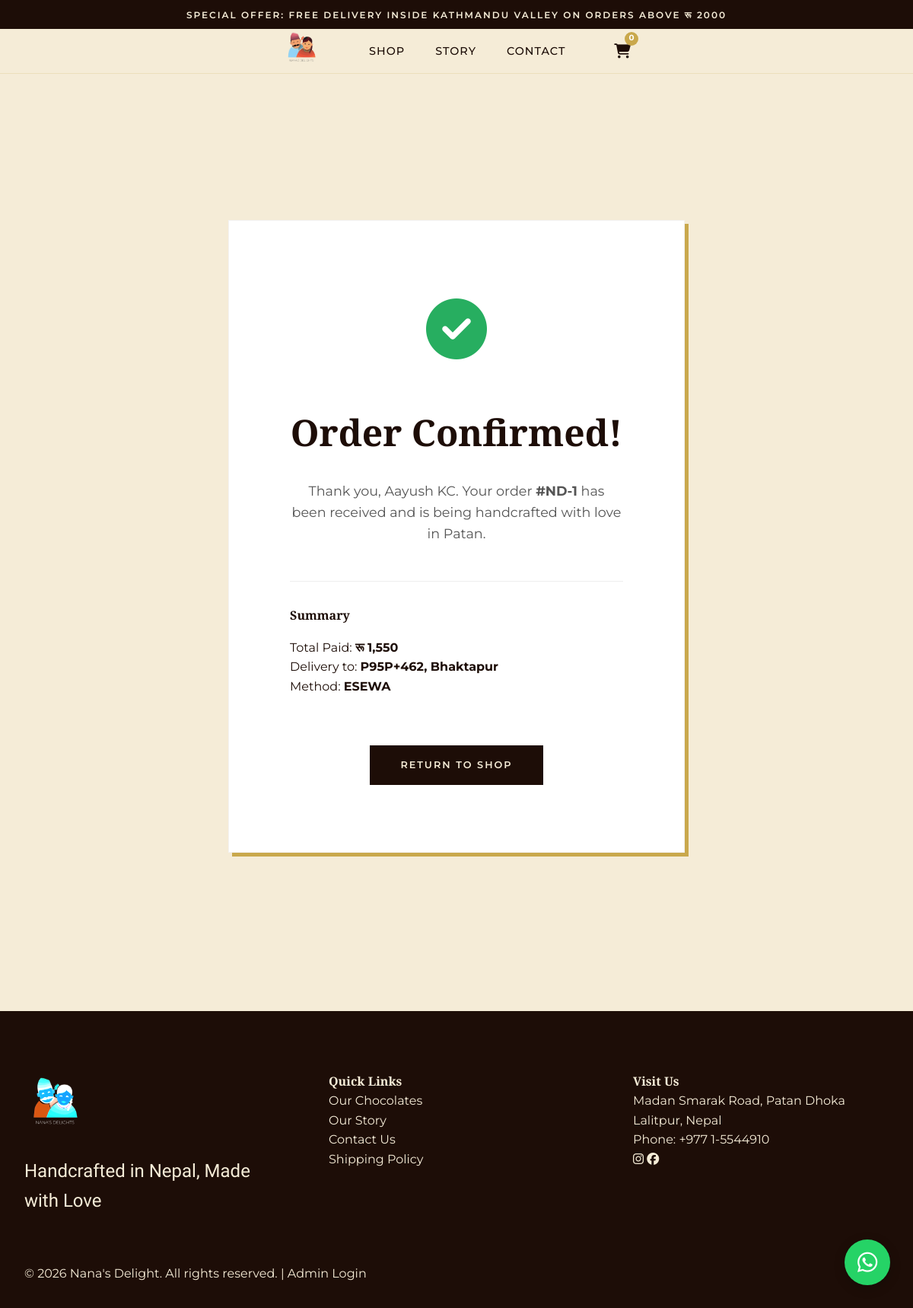
/order-success/1, run on the app's committed database.
### models/database.py (models this page shows)
class Order(db.Model):
    id = db.Column(db.Integer, primary_key=True)
    customer_name = db.Column(db.String(100), nullable=False)
    phone = db.Column(db.String(20), nullable=False)
    address = db.Column(db.String(200), nullable=False)
    city = db.Column(db.String(50), nullable=False)
    delivery_date = db.Column(db.String(50))
    total_amount = db.Column(db.Float, nullable=False)
    payment_method = db.Column(db.String(50), nullable=False)
    status = db.Column(db.String(50), default='Pending')  # Pending, Confirmed, Out for Delivery, Delivered
    created_at = db.Column(db.DateTime, default=datetime.utcnow)
    items = db.relationship('OrderItem', backref='order', lazy=True)

### app.py (the view)
@app.route('/order-success/<int:order_id>')
def order_success(order_id):
    order = Order.query.get_or_404(order_id)
    return render_template('success.html', order=order)

### templates/success.html (shortened to what this page needs)
{% extends "base.html" %}
{% block content %}
<section class="success-page" style="padding: 12rem 0 8rem; background: var(--bg-cream); text-align: center; min-height: 80vh;">
    <div class="container">
        <div class="paper-element" style="background: white; max-width: 600px; margin: 0 auto; padding: 5rem;">
            <div class="success-icon" style="font-size: 5rem; color: #27ae60; margin-bottom: 2rem;">
                <i class="fa-solid fa-circle-check"></i>
            </div>
            <h1 class="serif" style="font-size: 3rem; margin-bottom: 1.5rem;">Order Confirmed!</h1>
            <p style="font-size: 1.1rem; color: #555; margin-bottom: 3rem;">
                Thank you, {{ order.customer_name }}. Your order <strong>#ND-{{ order.id }}</strong> has been received and is being handcrafted with love in Patan.
            </p>
            <div class="order-details" style="text-align: left; padding-top: 2rem; border-top: 1px solid #eee;">
                <h4 class="serif" style="margin-bottom: 1rem;">Summary</h4>
                <p>Total Paid: <strong>रू {{ "{:,.0f}".format(order.total_amount) }}</strong></p>
                <p>Delivery to: <strong>{{ order.address }}, {{ order.city }}</strong></p>
                <p>Method: <strong>{{ "Cash on Delivery" if order.payment_method == "cod" else order.payment_method|upper }}</strong></p>
            </div>
            <a href="{{ url_for('index') }}" class="btn" style="margin-top: 4rem;">Return to Shop</a>
        </div>
    </div>
</section>
{% endblock %}

### static/css/style.css (style rules this page uses)
:root { --bg-cream: #F5ECD7; --text-brown: #1D0D07; --accent-gold: #C9A84C; --warm-orange: #D87D4A; --muted-purple: #4A2545; --paper-white: #ffffff; --shadow-soft: rgba(29, 13, 7, 0.1); --transition-smooth: all 0.4s cubic-bezier(0.165, 0.84, 0.44, 1); }
* { margin: 0; padding: 0; box-sizing: border-box; }
body { background-color: var(--bg-cream); color: var(--text-brown); font-family: 'Montserrat', sans-serif; line-height: 1.6; overflow-x: hidden; background-image: url('https://www.transparenttextures.com/patterns/handmade-paper.png'); }
h1, h2, h3, h4, .serif { font-family: 'Playfair Display', serif; font-weight: 700; }
a { text-decoration: none; color: inherit; transition: var(--transition-smooth); }
.container { max-width: 1200px; margin: 0 auto; padding: 0 2rem; }
.btn { display: inline-block; padding: 1rem 2.5rem; background: var(--text-brown); color: var(--bg-cream); font-family: 'Montserrat', sans-serif; font-size: 0.8rem; font-weight: 600; text-transform: uppercase; letter-spacing: 2px; border: none; cursor: pointer; transition: var(--transition-smooth); position: relative; overflow: hidden; }
.paper-element { background: var(--paper-white); padding: 2rem; box-shadow: 5px 5px 0px var(--accent-gold); border: 1px solid rgba(29, 13, 7, 0.05); position: relative; }
.paper-element::before { content: ''; position: absolute; top: 0; left: 0; width: 100%; height: 100%; background-image: url('https://www.transparenttextures.com/patterns/pinstriped-suit.png'); opacity: 0.05; pointer-events: none; }

### data on the page
Order: customer_name "Aayush KC", id "1", total_amount "1,550", address "P95P+462", city "Bhaktapur", payment_method "ESEWA"
